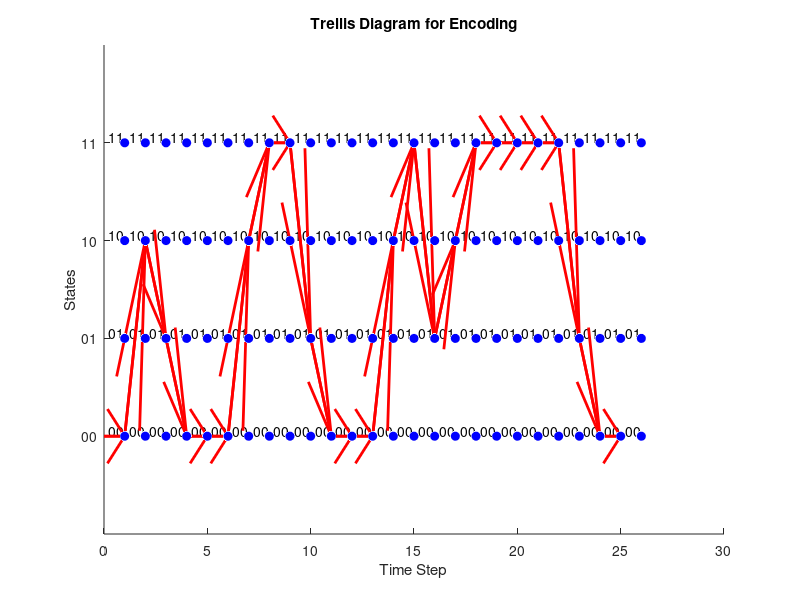

MATLAB code for this plot: (Note: this script raises an error after producing the figure.)
% Define generator polynomials
gen_poly1 = [1 1 1]; % Generator polynomial g1 (binary: 111)
gen_poly2 = [1 1 0 1]; % Generator polynomial g2 (binary: 111)

% Create the trellis structure
trellis_structure = poly2trellis(3, [7 7]); % For g1 = 111, g2 = 111 in octal form


% Define binary input data
binary_input = [0,1,0,0,0,0,1,1,1,0,0,0,0,1,1,0,1,1,1,1,1,1,0,0,0]; % Given input data

% Convolutionally encode the input data
encoded_output = convenc(binary_input, trellis_structure);

% Display the encoded data
disp('Encoded Output:');
disp(encoded_output);

%% State Table Development
disp('State Table:');
state_labels = {'00', '01', '10', '11'};
input_values = [0 1];
next_state_table = cell(4, 2);
output_table = cell(4, 2);


for state_index = 1:length(state_labels)
    for input_index = 1:length(input_values)
        current_state = state_labels{state_index};
        input_value = input_values(input_index);
        
        % Next state calculation
        next_state = [num2str(input_value) current_state(1:2)];
        next_state = next_state(1:2);
        next_state_table{state_index, input_index} = next_state;
        
        % Output calculation
        output_bit1 = mod(input_value + str2double(current_state(1)) + str2double(current_state(2)), 2);
        output_bit2 = mod(input_value + str2double(current_state(1)) + str2double(current_state(2)), 2);
        output_table{state_index, input_index} = [output_bit1 output_bit2];
        
        % Display state table row
        fprintf('Current State: %s, Input: %d, Next State: %s, Output: [%d %d]\n', ...
            current_state, input_value, next_state, output_bit1, output_bit2);
    end
end

%% Trellis Diagram for Encoding
figure;
hold on;
title('Trellis Diagram for Encoding');
xlabel('Time Step');
ylabel('States');
set(gca, 'YTick', 1:length(state_labels), 'YTickLabel', state_labels);

% Plot states at each time step
time_indices = 0:length(binary_input);
number_of_states = length(state_labels);
for time_index = 1:length(time_indices)
    for state_index = 1:number_of_states
        plot(time_index, state_index, 'bo', 'MarkerFaceColor', 'b');
        text(time_index, state_index, state_labels{state_index}, 'VerticalAlignment', 'bottom', 'HorizontalAlignment', 'right');
    end
end

% Plot state transitions for the actual data path
current_state_index = 1; % Initial state is '00'
for time_index = 1:length(binary_input)
    input_value = binary_input(time_index);
    next_state_index = find(strcmp(state_labels, next_state_table{current_state_index, input_value + 1}));
    
    % Plot the transition
    x_coords = [time_index-1 time_index];
    y_coords = [current_state_index next_state_index];
    plot(x_coords, y_coords, 'r-', 'LineWidth', 2); % Use a thicker red line for the actual data path

    quiver(time_index-1, current_state_index, 1, next_state_index - current_state_index, 0, 'MaxHeadSize', 0.5, 'Color', 'r', 'LineWidth', 2);
    
    % Move to the next state
    current_state_index = next_state_index;
end

hold off;

%% Viterbi Decoding
% Decode the received data using Viterbi algorithm
decoded_data = vitdec(encoded_data, trellis, 5, 'trunc', 'hard');

% Display the decoded data
disp('Decoded Data:');
disp(decoded_data);

% Check if the decoded data matches the input data
if isequal(input_data, decoded_data)
    disp('Decoded data matches the original input data.');
else
    disp('Decoded data does NOT match the original input data.');
end

%% Trellis Diagram for Decoding
figure;
hold on;
title('Trellis Diagram for Decoding');
xlabel('Time Step');
ylabel('States');
set(gca, 'YTick', 1:length(states), 'YTickLabel', states);

% Plot states at each time step
for t = 1:length(time_steps)
    for s = 1:num_states
        plot(t, s, 'bo', 'MarkerFaceColor', 'b');
        text(t, s, states{s}, 'VerticalAlignment', 'bottom', 'HorizontalAlignment', 'right');
    end
end

% Plot state transitions for the actual decoded path
current_state_idx = 1; % Initial state is '00'
for t = 1:length(decoded_data)
    input_bit = decoded_data(t);
    next_state_idx = find(strcmp(states, next_states{current_state_idx, input_bit + 1}));
    
    % Plot the transition
    x = [t-1 t];
    y = [current_state_idx next_state_idx];
    plot(x, y, 'g-', 'LineWidth', 2); % Use a thicker green line for the actual decoded data path
    quiver(t-1, current_state_idx, 1, next_state_idx - current_state_idx, 0, 'MaxHeadSize', 0.5, 'Color', 'g', 'LineWidth', 2);
    
    % Move to the next state
    current_state_idx = next_state_idx;
end
